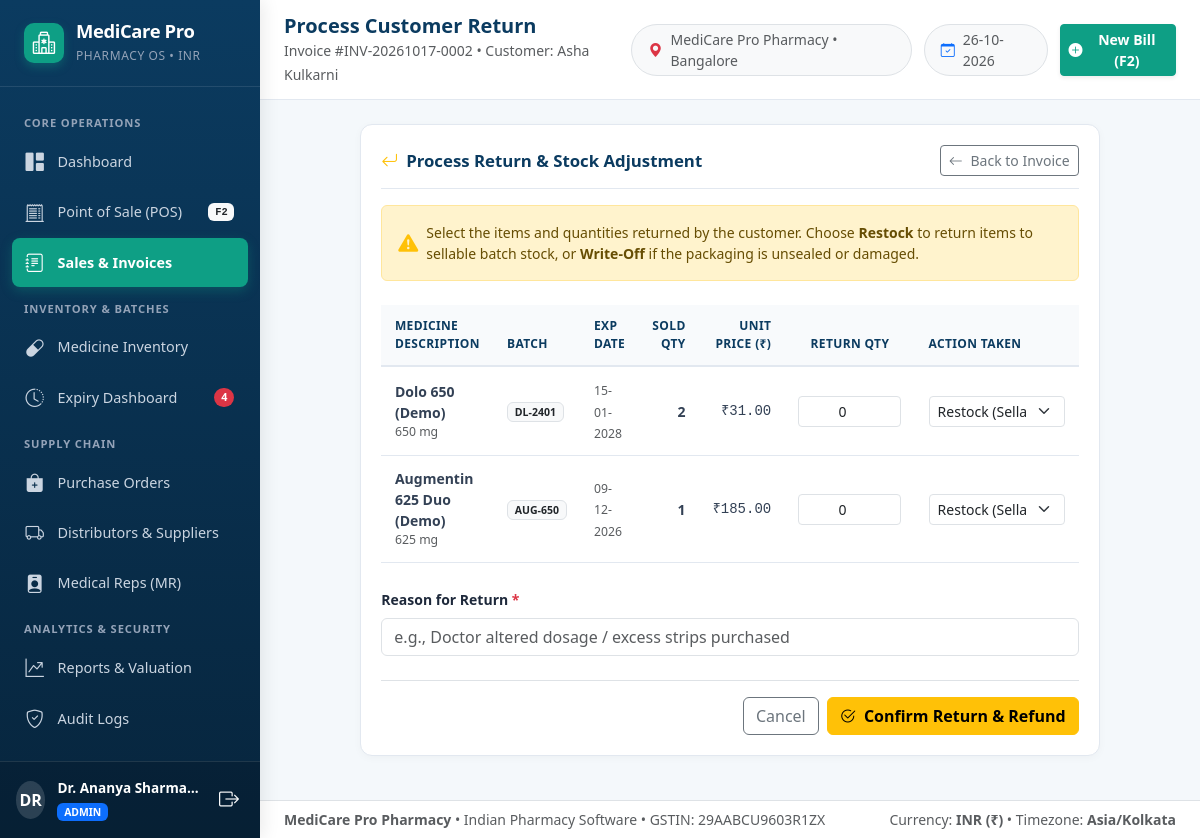
Screenshot of /invoices/return/2 (signed in) with the database file from the repository.
### models.py (models this page shows, shortened)
class User(UserMixin, db.Model):
    __tablename__ = 'users'
    id = db.Column(db.Integer, primary_key=True)
    username = db.Column(db.String(80), unique=True, nullable=False, index=True)
    email = db.Column(db.String(120), unique=True, nullable=False)
    password_hash = db.Column(db.String(255), nullable=False)
    full_name = db.Column(db.String(120), nullable=False)
    role = db.Column(db.String(20), nullable=False, default='cashier')  # 'admin' or 'cashier'
    is_active = db.Column(db.Boolean, default=True, nullable=False)
    created_at = db.Column(db.DateTime, default=datetime.utcnow)
    sales = db.relationship('Sale', back_populates='cashier', foreign_keys='Sale.created_by')
    purchases = db.relationship('Purchase', back_populates='created_by_user', foreign_keys='Purchase.created_by')
    audit_logs = db.relationship('AuditLog', back_populates='user')
    @property
    def is_admin(self):
        return self.role == 'admin'

class Sale(db.Model):
    __tablename__ = 'sales'
    id = db.Column(db.Integer, primary_key=True)
    invoice_number = db.Column(db.String(50), unique=True, nullable=False, index=True)
    customer_name = db.Column(db.String(120), nullable=False, default='Walk-in Customer')
    customer_phone = db.Column(db.String(20), nullable=True)
    doctor_name = db.Column(db.String(120), nullable=True)
    sale_date = db.Column(db.DateTime, default=datetime.utcnow, nullable=False, index=True)
    subtotal = db.Column(db.Numeric(12, 2), nullable=False)  # Sum of item selling price * qty
    discount_amount = db.Column(db.Numeric(12, 2), nullable=False, default=Decimal('0.00'))
    tax_amount = db.Column(db.Numeric(12, 2), nullable=False, default=Decimal('0.00'))
    cgst_amount = db.Column(db.Numeric(12, 2), nullable=False, default=Decimal('0.00'))
    sgst_amount = db.Column(db.Numeric(12, 2), nullable=False, default=Decimal('0.00'))
    round_off = db.Column(db.Numeric(6, 2), nullable=False, default=Decimal('0.00'))
    total_amount = db.Column(db.Numeric(12, 2), nullable=False)
    payment_mode = db.Column(db.String(20), nullable=False, default='Cash')  # Cash, UPI, Card, Mixed
    payment_reference = db.Column(db.String(100), nullable=True)
    amount_paid = db.Column(db.Numeric(12, 2), nullable=False)
    change_returned = db.Column(db.Numeric(12, 2), nullable=False, default=Decimal('0.00'))
    status = db.Column(db.String(25), nullable=False, default='Completed')  # Completed, Returned, Cancelled
    notes = db.Column(db.Text, nullable=True)
    created_by = db.Column(db.Integer, db.ForeignKey('users.id'), nullable=False)
    created_at = db.Column(db.DateTime, default=datetime.utcnow)
    cashier = db.relationship('User', back_populates='sales', foreign_keys=[created_by])
    items = db.relationship('SaleItem', back_populates='sale', cascade='all, delete-orphan')
    returns = db.relationship('Return', back_populates='sale')

class SaleItem(db.Model):
    __tablename__ = 'sale_items'
    id = db.Column(db.Integer, primary_key=True)
    sale_id = db.Column(db.Integer, db.ForeignKey('sales.id'), nullable=False)
    medicine_id = db.Column(db.Integer, db.ForeignKey('medicines.id'), nullable=False)
    batch_id = db.Column(db.Integer, db.ForeignKey('medicine_batches.id'), nullable=False)
    batch_number = db.Column(db.String(50), nullable=False)
    expiry_date = db.Column(db.Date, nullable=False)
    quantity = db.Column(db.Integer, nullable=False)
    unit_mrp = db.Column(db.Numeric(10, 2), nullable=False)
    unit_selling_price = db.Column(db.Numeric(10, 2), nullable=False)
    discount_percent = db.Column(db.Numeric(5, 2), nullable=False, default=Decimal('0.00'))
    discount_amount = db.Column(db.Numeric(10, 2), nullable=False, default=Decimal('0.00'))
    gst_rate = db.Column(db.Numeric(5, 2), nullable=False, default=Decimal('12.00'))
    tax_amount = db.Column(db.Numeric(10, 2), nullable=False, default=Decimal('0.00'))
    line_total = db.Column(db.Numeric(10, 2), nullable=False)
    sale = db.relationship('Sale', back_populates='items')
    medicine = db.relationship('Medicine', back_populates='sale_items')
    batch = db.relationship('MedicineBatch', back_populates='sale_items')

class Medicine(db.Model):
    __tablename__ = 'medicines'
    id = db.Column(db.Integer, primary_key=True)
    name = db.Column(db.String(150), nullable=False, index=True)
    brand_name = db.Column(db.String(150), nullable=True)
    manufacturer = db.Column(db.String(150), nullable=False)
    generic_composition = db.Column(db.String(255), nullable=False)
    dosage_form = db.Column(db.String(50), nullable=False, default='Tablet')  # Tablet, Capsule, Syrup, Injection, etc.
    strength = db.Column(db.String(50), nullable=False)  # 650mg, 500mg, etc.
    category = db.Column(db.String(80), nullable=False, default='General')  # Antibiotics, Analgesic, etc.
    sku = db.Column(db.String(50), unique=True, nullable=False, index=True)
    barcode = db.Column(db.String(50), unique=True, nullable=True, index=True)
    hsn_code = db.Column(db.String(20), nullable=False, default='3004')
    gst_rate = db.Column(db.Numeric(5, 2), nullable=False, default=Decimal('12.00'))  # 5, 12, 18
    rack_location = db.Column(db.String(60), nullable=True)  # e.g., 'Rack A-02'
    min_stock_level = db.Column(db.Integer, nullable=False, default=15)
    is_demo = db.Column(db.Boolean, default=False)
    is_active = db.Column(db.Boolean, default=True, nullable=False)
    created_at = db.Column(db.DateTime, default=datetime.utcnow)
    updated_at = db.Column(db.DateTime, default=datetime.utcnow, onupdate=datetime.utcnow)
    batches = db.relationship('MedicineBatch', back_populates='medicine', lazy='dynamic')
    sale_items = db.relationship('SaleItem', back_populates='medicine', lazy='dynamic')
    purchase_items = db.relationship('PurchaseItem', back_populates='medicine', lazy='dynamic')
    stock_movements = db.relationship('StockMovement', back_populates='medicine', lazy='dynamic')

### app.py (the view, shortened to what this page needs)
    @app.route('/invoices/return/<int:id>', methods=['GET', 'POST'])
    @login_required
    def return_invoice_route(id):
        sale = Sale.query.get_or_404(id)
        return render_template('invoice_return.html', sale=sale)

### templates/invoice_return.html (shortened to what this page needs)
{% extends "base.html" %}
{% block page_title %}
<div>
  <h4 class="mb-0">Process Customer Return</h4>
  <small class="text-muted">Invoice #{{ sale.invoice_number }} &bull; Customer: {{ sale.customer_name }}</small>
</div>
{% endblock %}
{% block content %}
<div class="row justify-content-center">
  <div class="col-12 col-xl-10">
    <div class="med-card">
      <div class="med-card-header d-flex justify-content-between align-items-center">
        <h5 class="med-card-title mb-0">
          <i class="bi bi-arrow-return-left text-warning"></i>
          <span>Process Return & Stock Adjustment</span>
        </h5>
        <a href="{{ url_for('view_invoice', id=sale.id) }}" class="btn btn-sm btn-outline-secondary">
          <i class="bi bi-arrow-left me-1"></i> Back to Invoice
        </a>
      </div>
      <div class="alert alert-warning small d-flex align-items-center gap-2 mb-4">
        <i class="bi bi-exclamation-triangle-fill fs-5 text-warning"></i>
        <div>
          Select the items and quantities returned by the customer. Choose <strong>Restock</strong> to return items to sellable batch stock, or <strong>Write-Off</strong> if the packaging is unsealed or damaged.
        </div>
      </div>
      <form method="POST">
        <div class="table-responsive mb-4">
          <table class="table med-table align-middle">
            <thead>
              <tr>
                <th>Medicine Description</th>
                <th>Batch</th>
                <th>Exp Date</th>
                <th class="text-end">Sold Qty</th>
                <th class="text-end">Unit Price (₹)</th>
                <th class="text-center" style="width: 140px;">Return Qty</th>
                <th style="width: 180px;">Action Taken</th>
              </tr>
            </thead>
            <tbody>
              {% for item in sale.items %}
              <tr>
                <td>
                  <strong>{{ item.medicine.name if item.medicine else 'Medicine' }}</strong>
                  {% if item.medicine and item.medicine.strength %}
                  <div class="small text-muted">{{ item.medicine.strength }}</div>
                  {% endif %}
                </td>
                <td><span class="badge bg-light text-dark border">{{ item.batch_number }}</span></td>
                <td><small class="text-muted">{{ item.expiry_date|date_fmt }}</small></td>
                <td class="text-end fw-bold">{{ item.quantity }}</td>
                <td class="text-end font-monospace">{{ (item.line_total / item.quantity)|inr }}</td>
                <td>
                  <input type="number" name="return_qty_{{ item.id }}" class="form-control form-control-sm text-center"
                         min="0" max="{{ item.quantity }}" value="0">
                </td>
                <td>
                  <select name="return_action_{{ item.id }}" class="form-select form-select-sm">
                    <option value="Restock" selected>Restock (Sellable)</option>
                  </select>
                </td>
              </tr>
              {% endfor %}
            </tbody>
          </table>
        </div>
        <div class="mb-4">
          <label class="form-label small fw-semibold">Reason for Return <span class="text-danger">*</span></label>
          <input type="text" name="reason" class="form-control" placeholder="e.g., Doctor altered dosage / excess strips purchased" required>
        </div>
        <div class="d-flex justify-content-end gap-2 border-top pt-3">
          <a href="{{ url_for('view_invoice', id=sale.id) }}" class="btn btn-outline-secondary">Cancel</a>
          <button type="submit" class="btn btn-warning fw-semibold">
            <i class="bi bi-check2-circle me-1"></i> Confirm Return & Refund
          </button>
        </div>
      </form>
    </div>
  </div>
</div>
{% endblock %}

### templates/base.html (shortened to what this page needs)
<!DOCTYPE html>
<html lang="en">
<head>
  <link href="https://cdn.jsdelivr.net/npm/bootstrap@5.3.3/dist/css/bootstrap.min.css" rel="stylesheet">
  <link href="https://cdn.jsdelivr.net/npm/bootstrap-icons@1.11.3/font/bootstrap-icons.min.css" rel="stylesheet">
  <link rel="stylesheet" href="{{ url_for('static', filename='css/style.css') }}">
</head>
<body>
  {% if current_user.is_authenticated %}
  <aside class="med-sidebar">
    <a href="{{ url_for('dashboard') }}" class="med-brand">
      <div class="med-brand-icon">
        <i class="bi bi-hospital"></i>
      </div>
      <div class="med-brand-text">
        <h5>MediCare Pro</h5>
        <small>Pharmacy OS &bull; INR</small>
      </div>
    </a>
    <ul class="med-sidebar-menu">
      <li class="med-sidebar-heading">Core Operations</li>
      <li>
        <a href="{{ url_for('dashboard') }}" class="med-nav-link {% if request.endpoint == 'dashboard' %}active{% endif %}">
          <i class="bi bi-grid-1x2-fill"></i>
          <span>Dashboard</span>
        </a>
      </li>
      <li>
        <a href="{{ url_for('billing') }}" class="med-nav-link {% if request.endpoint == 'billing' %}active{% endif %}">
          <i class="bi bi-receipt-cutoff"></i>
          <span>Point of Sale (POS)</span>
          <span class="badge bg-light text-dark ms-auto font-monospace" style="font-size: 0.65rem;">F2</span>
        </a>
      </li>
      <li>
        <a href="{{ url_for('invoices') }}" class="med-nav-link {% if request.endpoint in ['invoices', 'view_invoice', 'return_invoice_route'] %}active{% endif %}">
          <i class="bi bi-journal-text"></i>
          <span>Sales & Invoices</span>
        </a>
      </li>
      <li class="med-sidebar-heading">Inventory & Batches</li>
      <li>
        <a href="{{ url_for('inventory') }}" class="med-nav-link {% if request.endpoint in ['inventory', 'add_medicine', 'edit_medicine', 'view_medicine'] %}active{% endif %}">
          <i class="bi bi-capsule"></i>
          <span>Medicine Inventory</span>
        </a>
      </li>
      <li>
        <a href="{{ url_for('expiry') }}" class="med-nav-link {% if request.endpoint == 'expiry' %}active{% endif %}">
          <i class="bi bi-clock-history"></i>
          <span>Expiry Dashboard</span>
          {% if expiry_alert_count > 0 %}
          <span class="badge bg-danger ms-auto rounded-pill">{{ expiry_alert_count }}</span>
          {% endif %}
        </a>
      </li>
      <li class="med-sidebar-heading">Supply Chain</li>
      <li>
        <a href="{{ url_for('purchases') }}" class="med-nav-link {% if request.endpoint in ['purchases', 'new_purchase', 'view_purchase'] %}active{% endif %}">
          <i class="bi bi-bag-plus-fill"></i>
          <span>Purchase Orders</span>
        </a>
      </li>
      <li>
        <a href="{{ url_for('suppliers') }}" class="med-nav-link {% if request.endpoint == 'suppliers' %}active{% endif %}">
          <i class="bi bi-truck"></i>
          <span>Distributors & Suppliers</span>
        </a>
      </li>
      <li>
        <a href="{{ url_for('representatives') }}" class="med-nav-link {% if request.endpoint == 'representatives' %}active{% endif %}">
          <i class="bi bi-person-badge-fill"></i>
          <span>Medical Reps (MR)</span>
        </a>
      </li>
      <li class="med-sidebar-heading">Analytics & Security</li>
      <li>
        <a href="{{ url_for('reports') }}" class="med-nav-link {% if request.endpoint == 'reports' %}active{% endif %}">
          <i class="bi bi-graph-up-arrow"></i>
          <span>Reports & Valuation</span>
        </a>
      </li>
      {% if current_user.is_admin %}
      <li>
        <a href="{{ url_for('audit_logs') }}" class="med-nav-link {% if request.endpoint == 'audit_logs' %}active{% endif %}">
          <i class="bi bi-shield-check"></i>
          <span>Audit Logs</span>
        </a>
      </li>
      {% endif %}
    </ul>
    <div class="med-sidebar-footer">
      <div class="med-user-badge">
        <div class="med-avatar">
          {{ current_user.full_name[:2].upper() }}
        </div>
        <div class="overflow-hidden me-auto">
          <div class="fw-bold text-truncate text-white" style="font-size: 0.85rem;">{{ current_user.full_name }}</div>
          <span class="badge {% if current_user.is_admin %}bg-primary{% else %}bg-secondary{% endif %}" style="font-size: 0.65rem;">
            {{ current_user.role|upper }}
          </span>
        </div>
        <a href="{{ url_for('logout') }}" class="btn btn-sm text-light p-1" title="Logout safely">
          <i class="bi bi-box-arrow-right fs-5"></i>
        </a>
      </div>
    </div>
  </aside>
  <div class="med-main-content">
    <header class="med-top-nav">
      <div class="med-page-title d-flex align-items-center gap-2">
        {% block page_title %}{% endblock %}
      </div>
      <div class="med-top-badges">
        <div class="d-none d-md-flex align-items-center gap-2 px-3 py-1 bg-light border rounded-pill text-muted small">
          <i class="bi bi-geo-alt-fill text-danger"></i>
          <span>{{ pharmacy_name }} &bull; Bangalore</span>
        </div>
        <div class="d-none d-lg-flex align-items-center gap-2 px-3 py-1 bg-light border rounded-pill text-muted small">
          <i class="bi bi-calendar-check text-primary"></i>
          <span>{{ current_date }}</span>
        </div>
        <a href="{{ url_for('billing') }}" class="btn btn-sm btn-med-teal d-flex align-items-center gap-1 shadow-sm">
          <i class="bi bi-plus-circle-fill"></i>
          <span>New Bill (F2)</span>
        </a>
      </div>
    </header>
    <main class="p-3 p-lg-4 flex-grow-1">
      {% block content %}{% endblock %}
    </main>
    <footer class="bg-white border-top py-2 px-4 text-center text-muted small d-flex justify-content-between align-items-center">
      <div>
        <strong>{{ pharmacy_name }}</strong> &bull; Indian Pharmacy Software &bull; GSTIN: 29AABCU9603R1ZX
      </div>
      <div>
        Currency: <strong>INR (₹)</strong> &bull; Timezone: <strong>Asia/Kolkata</strong>
      </div>
    </footer>
  </div>
  {% else %}
  <main>
    {% block public_content %}{% endblock %}
  </main>
  {% endif %}
</body>
</html>

### rows the page displays
User: full_name "DR", full_name "Dr. Ananya Sharma…", role "ADMIN"
Sale: invoice_number "INV-20261017-0002", customer_name "Asha Kulkarni"
SaleItem: medicine "Dolo 650 (Demo)", medicine.strength "650 mg", batch_number "DL-2401", expiry_date "15-01-2028", quantity "2", (item.line_total/item.quantity)|inr "₹31.00", id "Restock (Sellable)"
SaleItem: medicine "Augmentin 625 Duo (Demo)", medicine.strength "625 mg", batch_number "AUG-650", expiry_date "09-12-2026", quantity "1", (item.line_total/item.quantity)|inr "₹185.00", id "Restock (Sellable)"

### other values shown
{{ expiry_alert_count }} "4"
{{ pharmacy_name }} "MediCare Pro Pharmacy"
